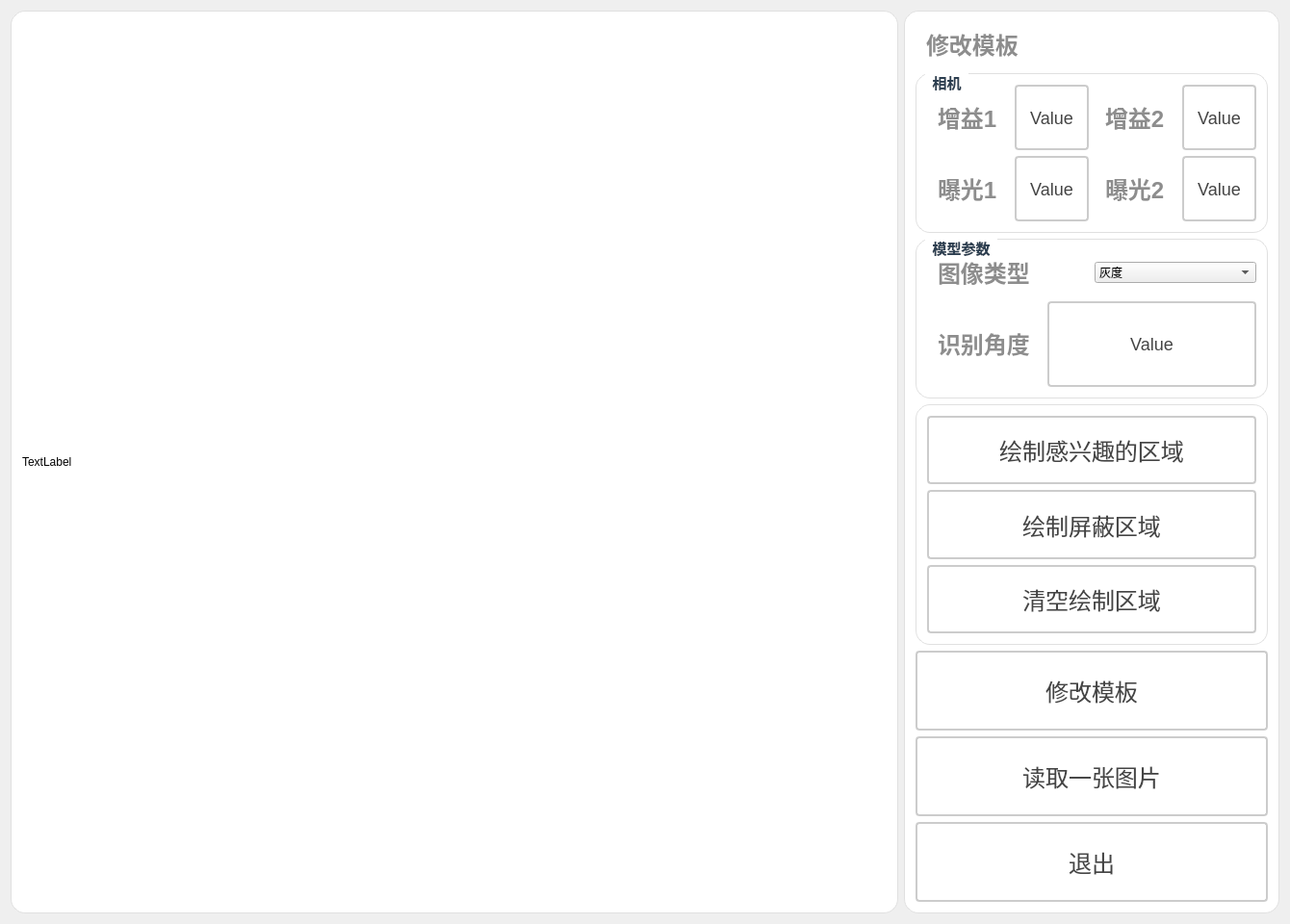
<?xml version="1.0" encoding="UTF-8"?>
<ui version="4.0">
 <class>Dlg_changeshapemodelClass</class>
 <widget class="QDialog" name="Dlg_changeshapemodelClass">
  <property name="geometry">
   <rect>
    <x>0</x>
    <y>0</y>
    <width>1340</width>
    <height>960</height>
   </rect>
  </property>
  <property name="windowTitle">
   <string>Dlg_changeshapemodel</string>
  </property>
  <layout class="QGridLayout" name="gridLayout">
   <item row="0" column="0">
    <layout class="QHBoxLayout" name="horizontalLayout_3" stretch="4,1">
     <item>
      <widget class="QGroupBox" name="gBoix_ImageDisplay_2">
       <property name="styleSheet">
        <string notr="true">QGroupBox {
    font-size: 20px;
    font-weight: bold;
    background-color: rgb(255, 255, 255);
    border: 1px solid #e0e0e0;
    border-radius: 2px;
	border-radius: 15px
}

QGroupBox::title {
    subcontrol-origin: margin;
    left: 10px;
    padding: 0 5px;
    color: #2c3e50;
}</string>
       </property>
       <property name="title">
        <string/>
       </property>
       <layout class="QGridLayout" name="gridLayout_2">
        <item row="0" column="0">
         <widget class="QLabel" name="label_imgDisplay">
          <property name="sizePolicy">
           <sizepolicy hsizetype="Expanding" vsizetype="Expanding">
            <horstretch>0</horstretch>
            <verstretch>0</verstretch>
           </sizepolicy>
          </property>
          <property name="maximumSize">
           <size>
            <width>999</width>
            <height>999</height>
           </size>
          </property>
          <property name="text">
           <string>TextLabel</string>
          </property>
         </widget>
        </item>
       </layout>
      </widget>
     </item>
     <item>
      <widget class="QGroupBox" name="gBox_infor_2">
       <property name="styleSheet">
        <string notr="true">QGroupBox {
    font-size: 15px;
    font-weight: bold;
    background-color: rgb(255, 255, 255);
    border: 1px solid #e0e0e0;
    border-radius: 2px;
	border-radius: 15px
}

QGroupBox::title {
    subcontrol-origin: margin;
    left: 10px;
    padding: 0 5px;
    color: #2c3e50;
}</string>
       </property>
       <property name="title">
        <string/>
       </property>
       <layout class="QVBoxLayout" name="verticalLayout_4" stretch="0,2,2,3,1,1,1">
        <item>
         <widget class="QLabel" name="label_10">
          <property name="styleSheet">
           <string notr="true">QLabel {
       font-size: 24px;        
       font-weight: bold;        
       color:  rgb(141, 141, 141);       
       padding: 5px 5px;     
       border-bottom: 2px solid #cccccc; 
    }</string>
          </property>
          <property name="text">
           <string>修改模板</string>
          </property>
          <property name="alignment">
           <set>Qt::AlignmentFlag::AlignLeading|Qt::AlignmentFlag::AlignLeft|Qt::AlignmentFlag::AlignVCenter</set>
          </property>
         </widget>
        </item>
        <item>
         <widget class="QGroupBox" name="groupBox">
          <property name="title">
           <string>相机</string>
          </property>
          <layout class="QGridLayout" name="gridLayout_3">
           <item row="0" column="0">
            <layout class="QHBoxLayout" name="horizontalLayout_2">
             <item>
              <layout class="QVBoxLayout" name="verticalLayout">
               <item>
                <layout class="QHBoxLayout" name="horizontalLayout_13">
                 <item>
                  <widget class="QLabel" name="label_7">
                   <property name="styleSheet">
                    <string notr="true">QLabel {
       font-size: 24px;        
       font-weight: bold;        
       color:  rgb(141, 141, 141);       
       padding: 5px 5px;     
       border-bottom: 2px solid #cccccc; 
    }</string>
                   </property>
                   <property name="text">
                    <string>增益1</string>
                   </property>
                   <property name="alignment">
                    <set>Qt::AlignmentFlag::AlignLeading|Qt::AlignmentFlag::AlignLeft|Qt::AlignmentFlag::AlignVCenter</set>
                   </property>
                  </widget>
                 </item>
                 <item>
                  <widget class="QPushButton" name="btn_zengyi1">
                   <property name="sizePolicy">
                    <sizepolicy hsizetype="Expanding" vsizetype="Expanding">
                     <horstretch>0</horstretch>
                     <verstretch>0</verstretch>
                    </sizepolicy>
                   </property>
                   <property name="styleSheet">
                    <string notr="true">QPushButton {
    padding: 6px 14px;
    border: 2px solid #CCC;
    border-radius: 4px;
    background-color: white;
    color: #444;
    font-size: 18px; 
}

QPushButton:hover {
    border-color: #999;
    background-color: #F5F5F5;
}

QPushButton:pressed {
    border-color: #777;
    background-color: #EEE;
}</string>
                   </property>
                   <property name="text">
                    <string>Value</string>
                   </property>
                  </widget>
                 </item>
                </layout>
               </item>
               <item>
                <layout class="QHBoxLayout" name="horizontalLayout_15">
                 <item>
                  <widget class="QLabel" name="label_9">
                   <property name="styleSheet">
                    <string notr="true">QLabel {
       font-size: 24px;        
       font-weight: bold;        
       color:  rgb(141, 141, 141);       
       padding: 5px 5px;     
       border-bottom: 2px solid #cccccc; 
    }</string>
                   </property>
                   <property name="text">
                    <string>曝光1</string>
                   </property>
                   <property name="alignment">
                    <set>Qt::AlignmentFlag::AlignLeading|Qt::AlignmentFlag::AlignLeft|Qt::AlignmentFlag::AlignVCenter</set>
                   </property>
                  </widget>
                 </item>
                 <item>
                  <widget class="QPushButton" name="btn_baoguang1">
                   <property name="sizePolicy">
                    <sizepolicy hsizetype="Expanding" vsizetype="Expanding">
                     <horstretch>0</horstretch>
                     <verstretch>0</verstretch>
                    </sizepolicy>
                   </property>
                   <property name="styleSheet">
                    <string notr="true">QPushButton {
    padding: 6px 14px;
    border: 2px solid #CCC;
    border-radius: 4px;
    background-color: white;
    color: #444;
    font-size: 18px; 
}

QPushButton:hover {
    border-color: #999;
    background-color: #F5F5F5;
}

QPushButton:pressed {
    border-color: #777;
    background-color: #EEE;
}</string>
                   </property>
                   <property name="text">
                    <string>Value</string>
                   </property>
                  </widget>
                 </item>
                </layout>
               </item>
              </layout>
             </item>
             <item>
              <layout class="QVBoxLayout" name="verticalLayout_5">
               <item>
                <layout class="QHBoxLayout" name="horizontalLayout_14">
                 <item>
                  <widget class="QLabel" name="label_11">
                   <property name="styleSheet">
                    <string notr="true">QLabel {
       font-size: 24px;        
       font-weight: bold;        
       color:  rgb(141, 141, 141);       
       padding: 5px 5px;     
       border-bottom: 2px solid #cccccc; 
    }</string>
                   </property>
                   <property name="text">
                    <string>增益2</string>
                   </property>
                   <property name="alignment">
                    <set>Qt::AlignmentFlag::AlignLeading|Qt::AlignmentFlag::AlignLeft|Qt::AlignmentFlag::AlignVCenter</set>
                   </property>
                  </widget>
                 </item>
                 <item>
                  <widget class="QPushButton" name="btn_zengyi2">
                   <property name="sizePolicy">
                    <sizepolicy hsizetype="Expanding" vsizetype="Expanding">
                     <horstretch>0</horstretch>
                     <verstretch>0</verstretch>
                    </sizepolicy>
                   </property>
                   <property name="styleSheet">
                    <string notr="true">QPushButton {
    padding: 6px 14px;
    border: 2px solid #CCC;
    border-radius: 4px;
    background-color: white;
    color: #444;
    font-size: 18px; 
}

QPushButton:hover {
    border-color: #999;
    background-color: #F5F5F5;
}

QPushButton:pressed {
    border-color: #777;
    background-color: #EEE;
}</string>
                   </property>
                   <property name="text">
                    <string>Value</string>
                   </property>
                  </widget>
                 </item>
                </layout>
               </item>
               <item>
                <layout class="QHBoxLayout" name="horizontalLayout_16">
                 <item>
                  <widget class="QLabel" name="label_12">
                   <property name="styleSheet">
                    <string notr="true">QLabel {
       font-size: 24px;        
       font-weight: bold;        
       color:  rgb(141, 141, 141);       
       padding: 5px 5px;     
       border-bottom: 2px solid #cccccc; 
    }</string>
                   </property>
                   <property name="text">
                    <string>曝光2</string>
                   </property>
                   <property name="alignment">
                    <set>Qt::AlignmentFlag::AlignLeading|Qt::AlignmentFlag::AlignLeft|Qt::AlignmentFlag::AlignVCenter</set>
                   </property>
                  </widget>
                 </item>
                 <item>
                  <widget class="QPushButton" name="btn_baoguang2">
                   <property name="sizePolicy">
                    <sizepolicy hsizetype="Expanding" vsizetype="Expanding">
                     <horstretch>0</horstretch>
                     <verstretch>0</verstretch>
                    </sizepolicy>
                   </property>
                   <property name="styleSheet">
                    <string notr="true">QPushButton {
    padding: 6px 14px;
    border: 2px solid #CCC;
    border-radius: 4px;
    background-color: white;
    color: #444;
    font-size: 18px; 
}

QPushButton:hover {
    border-color: #999;
    background-color: #F5F5F5;
}

QPushButton:pressed {
    border-color: #777;
    background-color: #EEE;
}</string>
                   </property>
                   <property name="text">
                    <string>Value</string>
                   </property>
                  </widget>
                 </item>
                </layout>
               </item>
              </layout>
             </item>
            </layout>
           </item>
          </layout>
         </widget>
        </item>
        <item>
         <widget class="QGroupBox" name="groupBox_2">
          <property name="title">
           <string>模型参数</string>
          </property>
          <layout class="QVBoxLayout" name="verticalLayout_2">
           <item>
            <layout class="QHBoxLayout" name="horizontalLayout_12">
             <item>
              <widget class="QLabel" name="label_6">
               <property name="styleSheet">
                <string notr="true">QLabel {
       font-size: 24px;        
       font-weight: bold;        
       color:  rgb(141, 141, 141);       
       padding: 5px 5px;     
       border-bottom: 2px solid #cccccc; 
    }</string>
               </property>
               <property name="text">
                <string>图像类型</string>
               </property>
               <property name="alignment">
                <set>Qt::AlignmentFlag::AlignLeading|Qt::AlignmentFlag::AlignLeft|Qt::AlignmentFlag::AlignVCenter</set>
               </property>
              </widget>
             </item>
             <item>
              <widget class="QComboBox" name="comboBox_ImageType">
               <item>
                <property name="text">
                 <string>灰度</string>
                </property>
               </item>
               <item>
                <property name="text">
                 <string>红</string>
                </property>
               </item>
               <item>
                <property name="text">
                 <string>绿</string>
                </property>
               </item>
               <item>
                <property name="text">
                 <string>蓝</string>
                </property>
               </item>
               <item>
                <property name="text">
                 <string>H</string>
                </property>
               </item>
               <item>
                <property name="text">
                 <string>S</string>
                </property>
               </item>
               <item>
                <property name="text">
                 <string>V</string>
                </property>
               </item>
              </widget>
             </item>
            </layout>
           </item>
           <item>
            <layout class="QHBoxLayout" name="horizontalLayout">
             <item>
              <widget class="QLabel" name="label_8">
               <property name="styleSheet">
                <string notr="true">QLabel {
       font-size: 24px;        
       font-weight: bold;        
       color:  rgb(141, 141, 141);       
       padding: 5px 5px;     
       border-bottom: 2px solid #cccccc; 
    }</string>
               </property>
               <property name="text">
                <string>识别角度</string>
               </property>
               <property name="alignment">
                <set>Qt::AlignmentFlag::AlignLeading|Qt::AlignmentFlag::AlignLeft|Qt::AlignmentFlag::AlignVCenter</set>
               </property>
              </widget>
             </item>
             <item>
              <widget class="QPushButton" name="btn_angle">
               <property name="sizePolicy">
                <sizepolicy hsizetype="Expanding" vsizetype="Expanding">
                 <horstretch>0</horstretch>
                 <verstretch>0</verstretch>
                </sizepolicy>
               </property>
               <property name="styleSheet">
                <string notr="true">QPushButton {
    padding: 6px 14px;
    border: 2px solid #CCC;
    border-radius: 4px;
    background-color: white;
    color: #444;
    font-size: 18px; 
}

QPushButton:hover {
    border-color: #999;
    background-color: #F5F5F5;
}

QPushButton:pressed {
    border-color: #777;
    background-color: #EEE;
}</string>
               </property>
               <property name="text">
                <string>Value</string>
               </property>
              </widget>
             </item>
            </layout>
           </item>
          </layout>
         </widget>
        </item>
        <item>
         <widget class="QGroupBox" name="groupBox_3">
          <property name="title">
           <string/>
          </property>
          <layout class="QVBoxLayout" name="verticalLayout_3">
           <item>
            <widget class="QPushButton" name="btn_paintRegion">
             <property name="sizePolicy">
              <sizepolicy hsizetype="Expanding" vsizetype="Expanding">
               <horstretch>0</horstretch>
               <verstretch>0</verstretch>
              </sizepolicy>
             </property>
             <property name="styleSheet">
              <string notr="true">QPushButton {
    padding: 6px 14px;
    border: 2px solid #CCC;
    border-radius: 4px;
    background-color: white;
    color: #444;
    font-size: 24px; 
}

QPushButton:hover {
    border-color: #999;
    background-color: #F5F5F5;
}

QPushButton:pressed {
    border-color: #777;
    background-color: #EEE;
}</string>
             </property>
             <property name="text">
              <string>绘制感兴趣的区域</string>
             </property>
            </widget>
           </item>
           <item>
            <widget class="QPushButton" name="btn_shiledRegion">
             <property name="sizePolicy">
              <sizepolicy hsizetype="Expanding" vsizetype="Expanding">
               <horstretch>0</horstretch>
               <verstretch>0</verstretch>
              </sizepolicy>
             </property>
             <property name="styleSheet">
              <string notr="true">QPushButton {
    padding: 6px 14px;
    border: 2px solid #CCC;
    border-radius: 4px;
    background-color: white;
    color: #444;
    font-size: 24px; 
}

QPushButton:hover {
    border-color: #999;
    background-color: #F5F5F5;
}

QPushButton:pressed {
    border-color: #777;
    background-color: #EEE;
}</string>
             </property>
             <property name="text">
              <string>绘制屏蔽区域</string>
             </property>
            </widget>
           </item>
           <item>
            <widget class="QPushButton" name="btn_clearRegion">
             <property name="sizePolicy">
              <sizepolicy hsizetype="Expanding" vsizetype="Expanding">
               <horstretch>0</horstretch>
               <verstretch>0</verstretch>
              </sizepolicy>
             </property>
             <property name="styleSheet">
              <string notr="true">QPushButton {
    padding: 6px 14px;
    border: 2px solid #CCC;
    border-radius: 4px;
    background-color: white;
    color: #444;
    font-size: 24px; 
}

QPushButton:hover {
    border-color: #999;
    background-color: #F5F5F5;
}

QPushButton:pressed {
    border-color: #777;
    background-color: #EEE;
}</string>
             </property>
             <property name="text">
              <string>清空绘制区域</string>
             </property>
            </widget>
           </item>
          </layout>
         </widget>
        </item>
        <item>
         <widget class="QPushButton" name="btn_changeShapeModel">
          <property name="sizePolicy">
           <sizepolicy hsizetype="Expanding" vsizetype="Expanding">
            <horstretch>0</horstretch>
            <verstretch>0</verstretch>
           </sizepolicy>
          </property>
          <property name="styleSheet">
           <string notr="true">QPushButton {
    padding: 6px 14px;
    border: 2px solid #CCC;
    border-radius: 4px;
    background-color: white;
    color: #444;
    font-size: 24px; 
}

QPushButton:hover {
    border-color: #999;
    background-color: #F5F5F5;
}

QPushButton:pressed {
    border-color: #777;
    background-color: #EEE;
}</string>
          </property>
          <property name="text">
           <string>修改模板</string>
          </property>
         </widget>
        </item>
        <item>
         <widget class="QPushButton" name="btn_readImage">
          <property name="sizePolicy">
           <sizepolicy hsizetype="Expanding" vsizetype="Expanding">
            <horstretch>0</horstretch>
            <verstretch>0</verstretch>
           </sizepolicy>
          </property>
          <property name="styleSheet">
           <string notr="true">QPushButton {
    padding: 6px 14px;
    border: 2px solid #CCC;
    border-radius: 4px;
    background-color: white;
    color: #444;
    font-size: 24px; 
}

QPushButton:hover {
    border-color: #999;
    background-color: #F5F5F5;
}

QPushButton:pressed {
    border-color: #777;
    background-color: #EEE;
}</string>
          </property>
          <property name="text">
           <string>读取一张图片</string>
          </property>
         </widget>
        </item>
        <item>
         <widget class="QPushButton" name="btn_exit">
          <property name="sizePolicy">
           <sizepolicy hsizetype="Expanding" vsizetype="Expanding">
            <horstretch>0</horstretch>
            <verstretch>0</verstretch>
           </sizepolicy>
          </property>
          <property name="styleSheet">
           <string notr="true">QPushButton {
    padding: 6px 14px;
    border: 2px solid #CCC;
    border-radius: 4px;
    background-color: white;
    color: #444;
    font-size: 24px; 
}

QPushButton:hover {
    border-color: #999;
    background-color: #F5F5F5;
}

QPushButton:pressed {
    border-color: #777;
    background-color: #EEE;
}</string>
          </property>
          <property name="text">
           <string>退出</string>
          </property>
         </widget>
        </item>
       </layout>
      </widget>
     </item>
    </layout>
   </item>
  </layout>
 </widget>
 <layoutdefault spacing="6" margin="11"/>
 <resources/>
 <connections/>
</ui>
